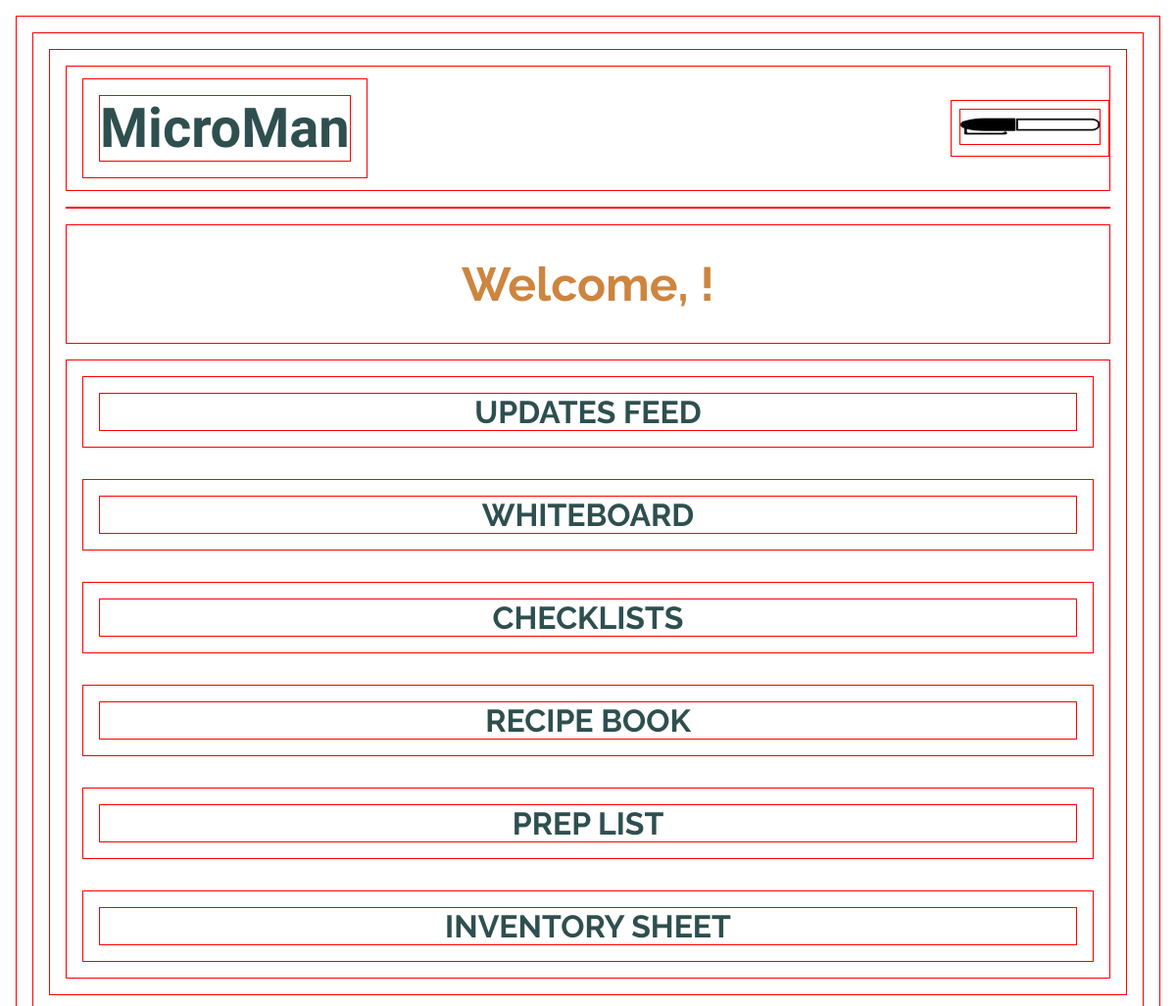
The app's page /, older data.
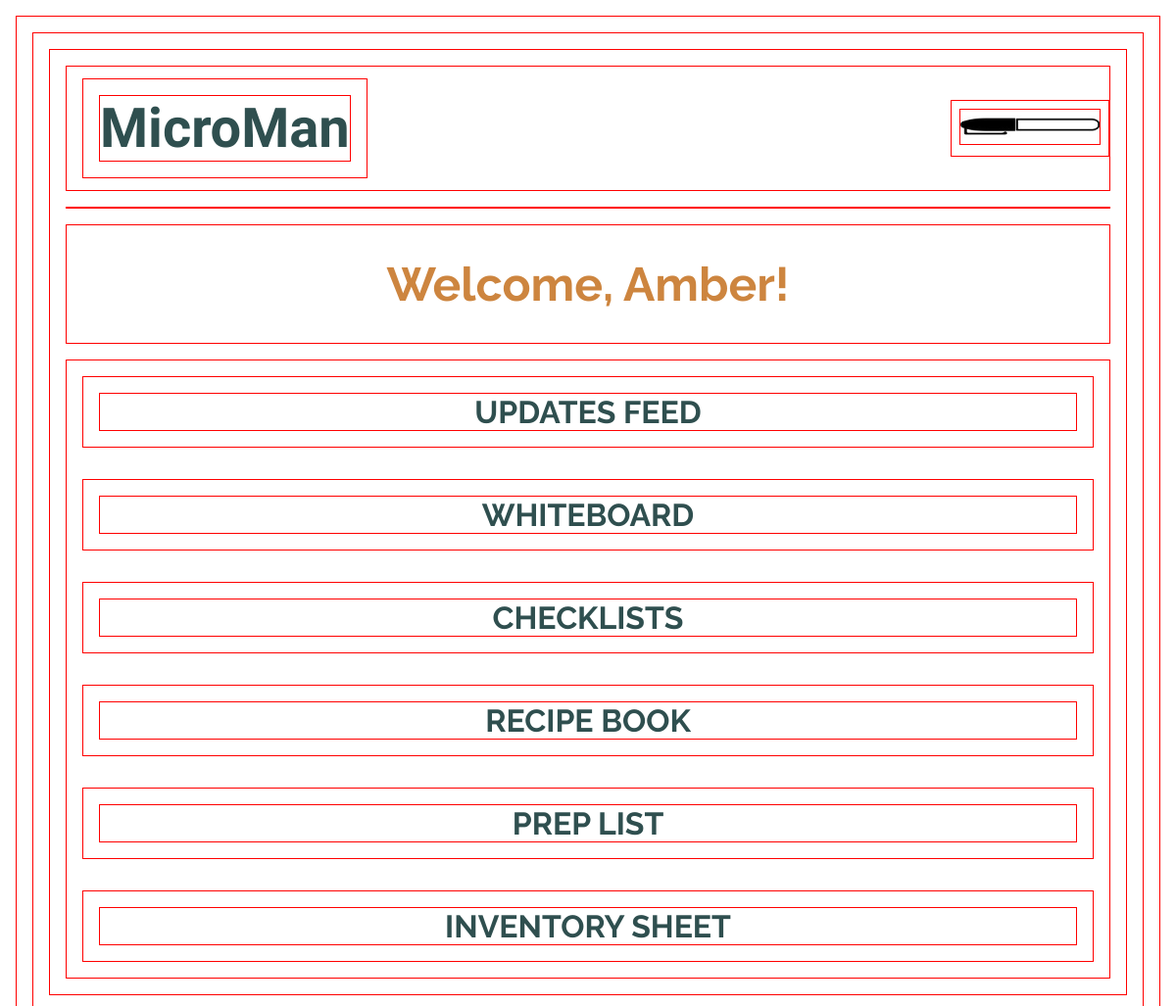
The same page, newer data.
### users/models.py (models this page shows, shortened)
class CustomUser(AbstractUser):
    username = models.CharField(max_length=50, unique=True)
    first_name = models.CharField(max_length=50)
    last_name = models.CharField(max_length=50)
    email = models.EmailField(max_length=254)
    role = models.CharField(max_length=50)

### base/views.py (the view)
# urls.py: path('', views.home, name='home'),
def home(request):
    users = CustomUser.objects.all()
    updates = Update.objects.all()
    context = {'users': users, 'updates': updates}
    return render(request, 'home.html', context)

### templates/home.html (shortened to what this page needs)
{% extends 'main.html' %}
{% load static %}
{% block content %}
{% for user in users%}
  <h2 class='h2-header'>Welcome, {{ user.first_name }}!</h2>
{% endfor %}
<div id='main-menu-div'>
  <a href='changes/'>
    <h3>UPDATES FEED</h3>
  </a>
  <a href='whiteboard/'>
    <h3>WHITEBOARD</h3>
  </a>
  <a href='checklist/'>
    <h3>CHECKLISTS</h3>
  </a>
  <a href='recipes/'>
    <h3>RECIPE BOOK</h3>
  </a>
  <a href='prep/'>
    <h3>PREP LIST</h3>
  </a>
  <a href='inventory/'>
    <h3>INVENTORY SHEET</h3>
  </a>
</div>
{% endblock content %}

### templates/main.html (shortened to what this page needs)
{% load static %}
<!DOCTYPE html>
<html lang="en" dir="ltr">
  <head>
    <link rel="stylesheet" href="{% static 'base/styles.css' %}">
  </head>
  <body>
    <div id='app'>
      {% include 'navbar.html' %}
      {% block content %}
      {% endblock %}
    </div>
  </body>
</html>

### templates/navbar.html (shortened to what this page needs)
{% load static %}
<header>
  <a href='/'><h1 id='micro-logo'>MicroMan</h1></a>
  <div class="dropdown">
    <button class="dropbtn"><img id='sharpie' src="{% static 'base/sharpie.jpeg' %}" alt="sharpie"></button>
  </div>
</header>
<hr>

### static/base/styles.css (style rules this page uses)
* { margin: 0; padding: 0; box-sizing: border-box; margin: 1rem; border: 1px solid red; }
body { font-family: 'Raleway', sans-serif; background-color:white; color:darkslategray; font-weight: 900; }
a { color: darkslategray; text-decoration: none; }
.h2-header { font-size: 3rem; text-align: center; padding: 2rem; }
h2 { color:peru; font-size: 2rem; }
h3 { font-size: 2rem; }
button { background-color: darkgray; color: white; font-family: 'Raleway', sans-serif; padding: .5rem; border: none; border-radius: .25rem; }
header { display: flex; align-items: center; justify-content: space-between; height: 8rem; }
#micro-logo { font-size: 3.5rem; color:darkslategray; font-family: 'Megrim', cursive; }
#sharpie { width:100%; margin:0; }
.dropbtn { background-color: white; width: 10rem; margin: 0; }
.dropdown { position: relative; display: inline-block; align-items: center; min-width: 10rem; margin: 0; }
#main-menu-div { display: flex; flex-direction: column; text-align: center; }

Row changes from the older to the newer data that the page shows:
changed CustomUser: first_name (not shown) → "Amber"
